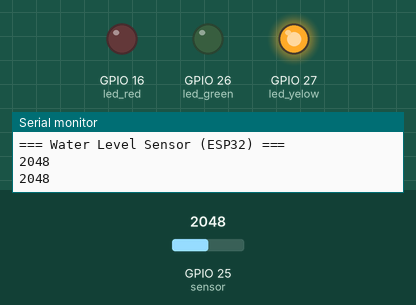
The sketch below on a simulated ESP32. Shown: output pins drawn as LEDs (lit = HIGH), the last lines printed to the serial monitor. The test bench sets the inputs (shaded band); at power-on: GPIO 25 (sensor) = 2048.

Above: at 2.2 s.
2.3 s: GPIO 25 (sensor) set to 1951
At 4.2 s:
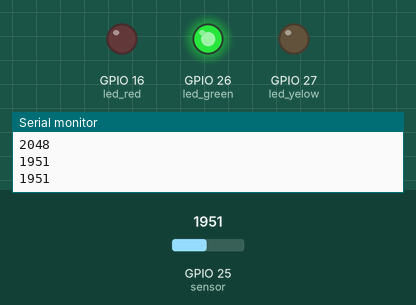
4.5 s: GPIO 25 (sensor) set to 3040
At 5.8 s:
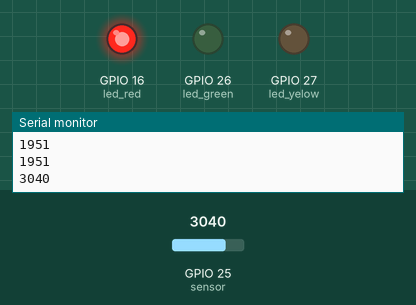
6.5 s: GPIO 25 (sensor) set to 2969
At 7.3 s:
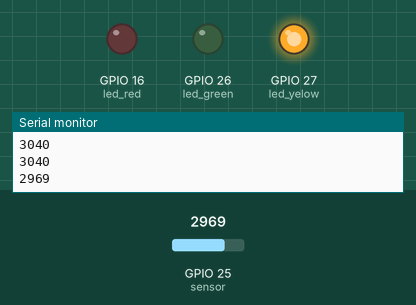
8.5 s: GPIO 25 (sensor) set to 3603
At 10.0 s:
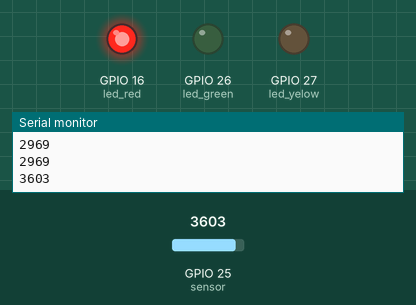
Timing chart, 0 to 11.5 s (numbered marks = the images above; inputs shaded):
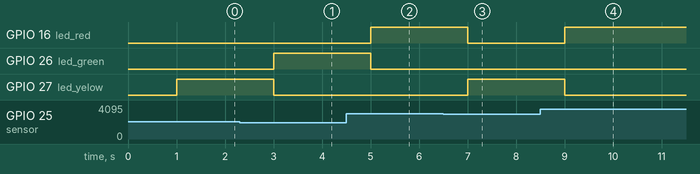

Measured:
- the behaviour switches between 2000 and 1999 on GPIO 25 (sensor) (found by bisection; images 0 and 1)
- the behaviour switches between 3000 and 2999 on GPIO 25 (sensor) (found by bisection; images 2 and 3)
- after the input at 2.3 s, GPIO 26 (led_green): LOW → HIGH after 0.70 s; GPIO 27 (led_yelow): HIGH → LOW after 0.70 s
- after the input at 4.5 s, GPIO 16 (led_red): LOW → HIGH after 0.50 s; GPIO 26 (led_green): HIGH → LOW after 0.50 s
- after the input at 6.5 s, GPIO 16 (led_red): HIGH → LOW after 0.50 s; GPIO 27 (led_yelow): LOW → HIGH after 0.50 s
- after the input at 8.5 s, GPIO 16 (led_red): LOW → HIGH after 0.50 s; GPIO 27 (led_yelow): HIGH → LOW after 0.50 s

The sketch:

leds-and-water-sensor.ino
```cpp
#define led_red 16
#define led_green 26
#define led_yelow 27
#define sensor 25

void setup() {
  Serial.begin(115200);
  delay(1000);

  pinMode(led_red, OUTPUT);
  pinMode(led_green, OUTPUT);
  pinMode(led_yelow, OUTPUT);
  pinMode(sensor, INPUT);
  Serial.println("=== Water Level Sensor (ESP32) ===");
}

void loop() {
  int raw = analogRead(sensor);
  Serial.println(raw);
  digitalWrite(led_green, LOW);
  digitalWrite(led_yelow, LOW);
  digitalWrite(led_red, LOW);

  if (raw < 2000) {
    digitalWrite(led_green, HIGH);
  } else if (raw < 3000) {
    digitalWrite(led_yelow, HIGH);
  } else {
    digitalWrite(led_red, HIGH);
  }

  delay(1000);
}
```
